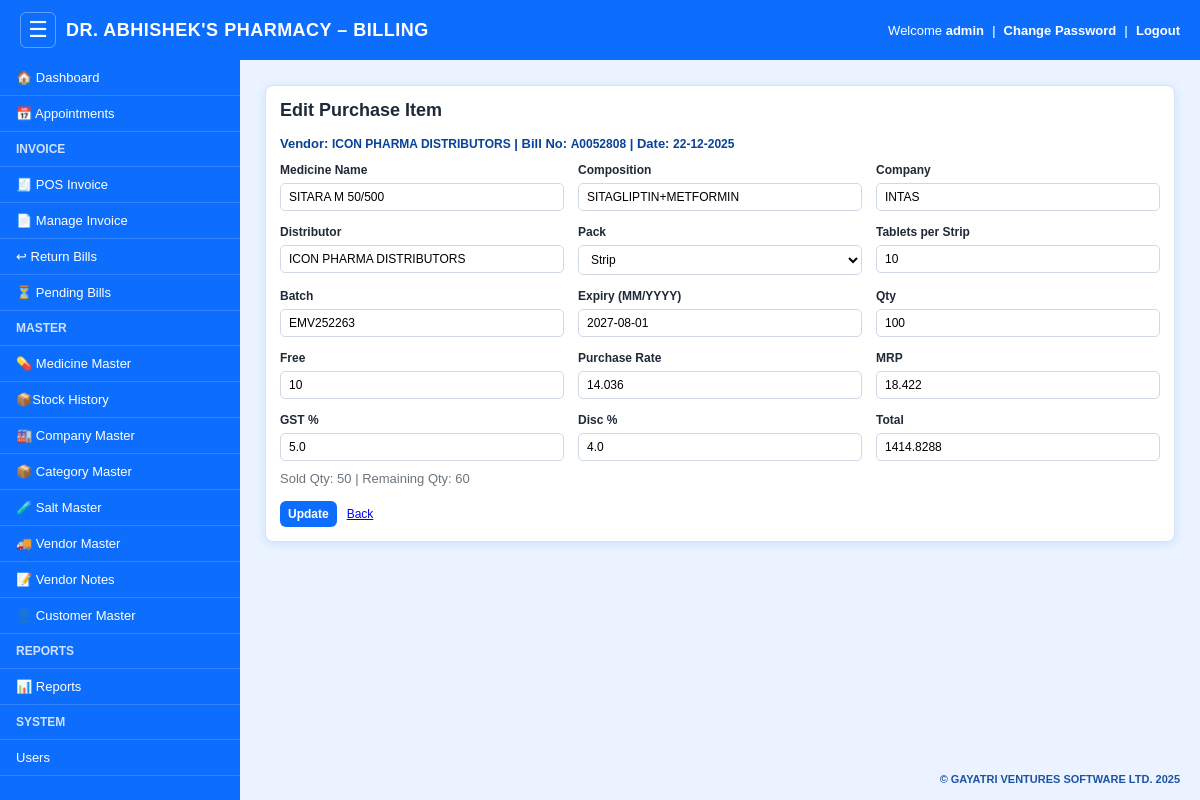
Page /vendor/purchase-item/edit/17 (signed in) on the earlier database version.
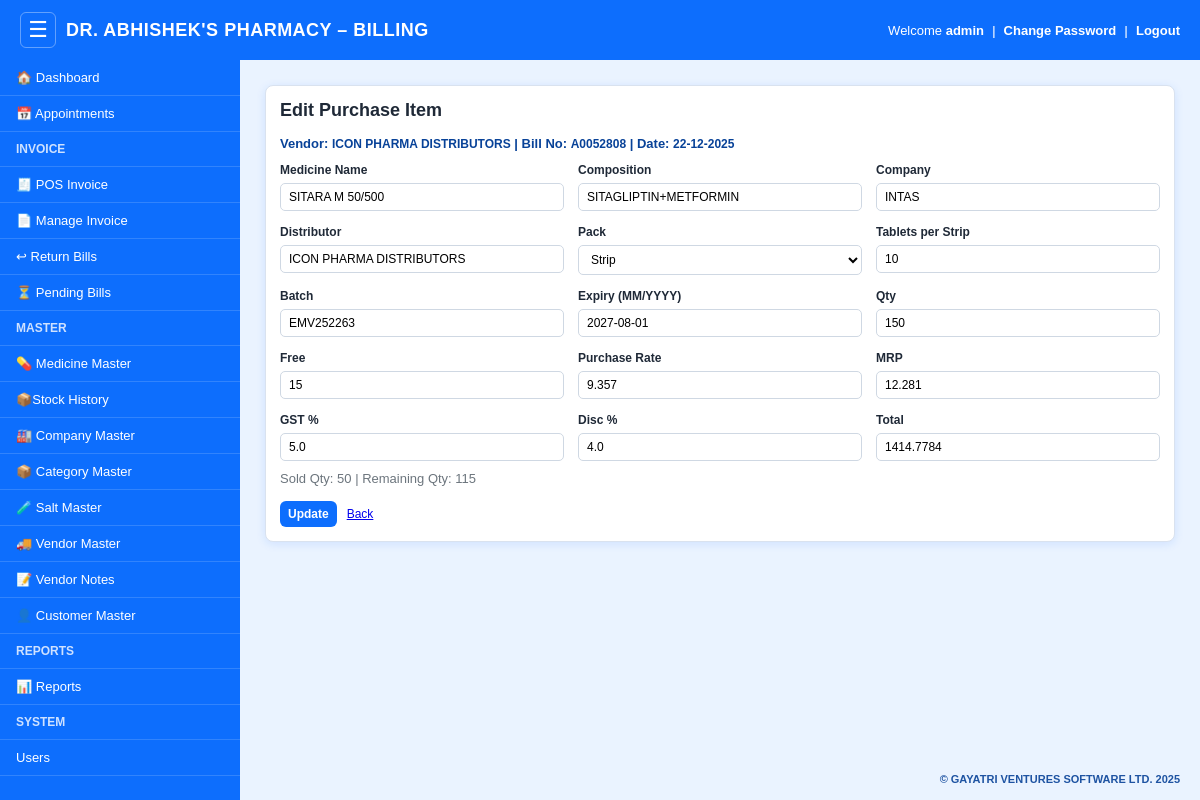
Same page on the later database version.
### models.py (models this page shows)
class VendorPurchaseItem(db.Model):
    __tablename__ = "vendor_purchase_item"
    id = db.Column(db.Integer, primary_key=True)
    purchase_id = db.Column(db.Integer, nullable=False)
    vendor_id = db.Column(db.Integer, nullable=False)
    medicine_id = db.Column(db.Integer)
    medicine_name = db.Column(db.String(150))
    composition = db.Column(db.String(255))
    company = db.Column(db.String(150))
    distributor_name = db.Column(db.String(150))
    pack_type = db.Column(db.String(50))
    pack_qty = db.Column(db.Integer)
    batch = db.Column(db.String(50))
    expiry = db.Column(db.String(10))
    qty = db.Column(db.Integer, default=0)
    free_qty = db.Column(db.Integer, default=0)
    remaining_qty = db.Column(db.Integer, default=0)
    purchase_rate = db.Column(db.Float, default=0)
    mrp = db.Column(db.Float, default=0)
    gst_percent = db.Column(db.Float, default=0)
    discount_percent = db.Column(db.Float, default=0)
    total_value = db.Column(db.Float, default=0)
    created_at = db.Column(db.DateTime, default=datetime.utcnow)

### app.py (the view, shortened to what this page needs)
@app.route("/vendor/purchase-item/edit/<int:item_id>", methods=["GET", "POST"])
@login_required
def edit_vendor_purchase_item(item_id):
    item = VendorPurchaseItem.query.get_or_404(item_id)
    purchase = VendorPurchase.query.get(item.purchase_id)
    vendor = Vendor.query.get(item.vendor_id)
    med = Medicine.query.get(item.medicine_id) if item.medicine_id else None
    if not med:
        med = find_medicine_by_name_batch(item.medicine_name, item.batch)
    old_total_qty = to_int(item.qty) + to_int(item.free_qty)
    sold_qty = old_total_qty - to_int(item.remaining_qty)
    if sold_qty < 0:
        sold_qty = 0
    return render_template(
        "edit_purchase_item.html",
        item=item,
        vendor=vendor,
        purchase=purchase,
        sold_qty=sold_qty
    )

### app.py (called while the page is built)
def to_int(val):
    return int(val) if val not in (None, "", " ") else 0

def login_required(f):
    @wraps(f)
    def w(*args, **kwargs):
        if not session.get("user_id"):
            return redirect("/login")
        return f(*args, **kwargs)
    return w

### templates/edit_purchase_item.html (shortened to what this page needs)
{% extends "base.html" %}
{% block body %}
<div class="card">
    <h2>Edit Purchase Item</h2>
    <div class="meta">
        Vendor: <b>{{ vendor.name if vendor else '-' }}</b> |
        Bill No: <b>{{ purchase.invoice_no if purchase and purchase.invoice_no else (purchase.purchase_no if purchase else '-') }}</b> |
        Date: <b>{{ purchase.purchase_date.strftime('%d-%m-%Y') if purchase and purchase.purchase_date else '-' }}</b>
    </div>
    <form method="POST" id="editPurchaseForm">
        <div class="grid">
            <div>
                <label>Medicine Name</label>
                <input type="text" name="medicine_name" required value="{{ item.medicine_name }}">
            </div>
            <div>
                <label>Composition</label>
                <input type="text" name="composition" value="{{ item.composition or '' }}">
            </div>
            <div>
                <label>Company</label>
                <input type="text" name="company" value="{{ item.company or '' }}">
            </div>
            <div>
                <label>Distributor</label>
                <input type="text" name="distributor_name" value="{{ item.distributor_name or '' }}">
            </div>
            <div>
                <label>Pack</label>
                <select name="pack_type" class="pack-type">
                    <option {% if item.pack_type == 'Strip' %}selected{% endif %}>Strip</option>
                </select>
            </div>
            <div>
                <label id="packQtyLabel">Units per Pack</label>
                <input type="number" name="pack_qty" min="1" step="1" value="{{ item.pack_qty or '' }}">
            </div>
            <div>
                <label>Batch</label>
                <input type="text" name="batch" required value="{{ item.batch }}">
            </div>
            <div>
                <label>Expiry (MM/YYYY)</label>
                <input type="text" name="expiry" required placeholder="MM/YYYY" value="{{ item.expiry }}">
            </div>
            <div>
                <label>Qty</label>
                <input type="number" name="qty" min="0" value="{{ item.qty or 0 }}">
            </div>
            <div>
                <label>Free</label>
                <input type="number" name="free_qty" min="0" value="{{ item.free_qty or 0 }}">
            </div>
            <div>
                <label>Purchase Rate</label>
                <input type="number" step="any" inputmode="decimal" class="decimal-input" name="purchase_rate" value="{{ item.purchase_rate or 0 }}">
            </div>
            <div>
                <label>MRP</label>
                <input type="number" step="any" inputmode="decimal" class="decimal-input" name="mrp" value="{{ item.mrp or 0 }}">
            </div>
            <div>
                <label>GST %</label>
                <input type="number" step="any" inputmode="decimal" class="decimal-input" name="gst_percent" value="{{ item.gst_percent or 0 }}">
            </div>
            <div>
                <label>Disc %</label>
                <input type="number" step="any" inputmode="decimal" class="decimal-input" name="discount_percent" value="{{ item.discount_percent or 0 }}">
            </div>
            <div>
                <label>Total</label>
                <input type="number" step="any" inputmode="decimal" class="decimal-input" name="total_value" readonly value="{{ item.total_value or 0 }}">
            </div>
        </div>
        <div class="note">
            Sold Qty: {{ sold_qty }} | Remaining Qty: {{ item.remaining_qty }}
        </div>
        <div class="actions">
            <button class="btn" type="submit">Update</button>
            <a href="/vendor/edit/{{ item.vendor_id }}">Back</a>
        </div>
    </form>
</div>
{% endblock %}

Differences in the rows shown:
changed VendorPurchaseItem "SITARA M 50/500": qty "100" → "150"; free_qty "10" → "15"; purchase_rate "14.036" → "9.357"; mrp "18.422" → "12.281"; total_value "1414.8288" → "1414.7784"; remaining_qty "60" → "115"
